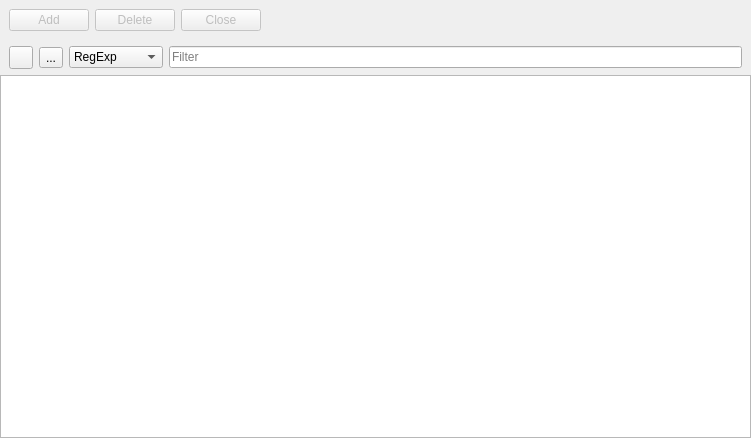
<?xml version="1.0" encoding="UTF-8"?>
<ui version="4.0">
 <class>WaterScheduleEditorPro</class>
 <widget class="QWidget" name="WaterScheduleEditorPro">
  <property name="geometry">
   <rect>
    <x>0</x>
    <y>0</y>
    <width>751</width>
    <height>438</height>
   </rect>
  </property>
  <property name="windowTitle">
   <string>Form</string>
  </property>
  <layout class="QVBoxLayout" name="verticalLayout">
   <property name="leftMargin">
    <number>0</number>
   </property>
   <property name="topMargin">
    <number>0</number>
   </property>
   <property name="rightMargin">
    <number>0</number>
   </property>
   <property name="bottomMargin">
    <number>0</number>
   </property>
   <item>
    <widget class="QWidget" name="wdgtAdminButtons" native="true">
     <property name="enabled">
      <bool>false</bool>
     </property>
     <layout class="QHBoxLayout" name="horizontalLayout">
      <item>
       <widget class="QPushButton" name="pbAdd">
        <property name="text">
         <string>Add</string>
        </property>
        <property name="icon">
         <iconset resource="../res.qrc">
          <normaloff>:/katynko/svg/draw-cross.svg</normaloff>:/katynko/svg/draw-cross.svg</iconset>
        </property>
       </widget>
      </item>
      <item>
       <widget class="QPushButton" name="pbDel">
        <property name="enabled">
         <bool>false</bool>
        </property>
        <property name="text">
         <string>Delete</string>
        </property>
        <property name="icon">
         <iconset resource="../res.qrc">
          <normaloff>:/katynko/svg3/user-trash-full.svg</normaloff>:/katynko/svg3/user-trash-full.svg</iconset>
        </property>
       </widget>
      </item>
      <item>
       <widget class="QPushButton" name="pushButton">
        <property name="text">
         <string>Close</string>
        </property>
        <property name="icon">
         <iconset resource="../res.qrc">
          <normaloff>:/katynko/svg/window-close.svg</normaloff>:/katynko/svg/window-close.svg</iconset>
        </property>
       </widget>
      </item>
      <item>
       <spacer name="horizontalSpacer">
        <property name="orientation">
         <enum>Qt::Horizontal</enum>
        </property>
        <property name="sizeHint" stdset="0">
         <size>
          <width>402</width>
          <height>20</height>
         </size>
        </property>
       </spacer>
      </item>
     </layout>
    </widget>
   </item>
   <item>
    <layout class="QHBoxLayout" name="horizontalLayout_61">
     <property name="leftMargin">
      <number>9</number>
     </property>
     <property name="rightMargin">
      <number>9</number>
     </property>
     <item>
      <widget class="QToolButton" name="tbShowHidePreview">
       <property name="text">
        <string/>
       </property>
      </widget>
     </item>
     <item>
      <widget class="QToolButton" name="tbFilter">
       <property name="text">
        <string>...</string>
       </property>
       <property name="icon">
        <iconset resource="../res.qrc">
         <normaloff>:/katynko/svg/view-filter.svg</normaloff>:/katynko/svg/view-filter.svg</iconset>
       </property>
       <property name="checkable">
        <bool>false</bool>
       </property>
       <property name="autoRaise">
        <bool>false</bool>
       </property>
      </widget>
     </item>
     <item>
      <widget class="QComboBox" name="cbFilterMode">
       <property name="currentIndex">
        <number>0</number>
       </property>
       <property name="sizeAdjustPolicy">
        <enum>QComboBox::AdjustToContents</enum>
       </property>
       <item>
        <property name="text">
         <string>RegExp</string>
        </property>
       </item>
       <item>
        <property name="text">
         <string>Whole word</string>
        </property>
       </item>
      </widget>
     </item>
     <item>
      <widget class="QLineEdit" name="leFilter">
       <property name="placeholderText">
        <string>Filter</string>
       </property>
       <property name="clearButtonEnabled">
        <bool>true</bool>
       </property>
      </widget>
     </item>
    </layout>
   </item>
   <item>
    <widget class="QTableView" name="tvTable">
     <property name="font">
      <font>
       <pointsize>12</pointsize>
      </font>
     </property>
     <property name="editTriggers">
      <set>QAbstractItemView::NoEditTriggers</set>
     </property>
     <property name="alternatingRowColors">
      <bool>true</bool>
     </property>
     <property name="selectionBehavior">
      <enum>QAbstractItemView::SelectRows</enum>
     </property>
     <property name="sortingEnabled">
      <bool>true</bool>
     </property>
     <property name="cornerButtonEnabled">
      <bool>true</bool>
     </property>
    </widget>
   </item>
   <item>
    <layout class="QVBoxLayout" name="vl4previewWdgt"/>
   </item>
  </layout>
 </widget>
 <resources>
  <include location="../res.qrc"/>
 </resources>
 <connections/>
</ui>
